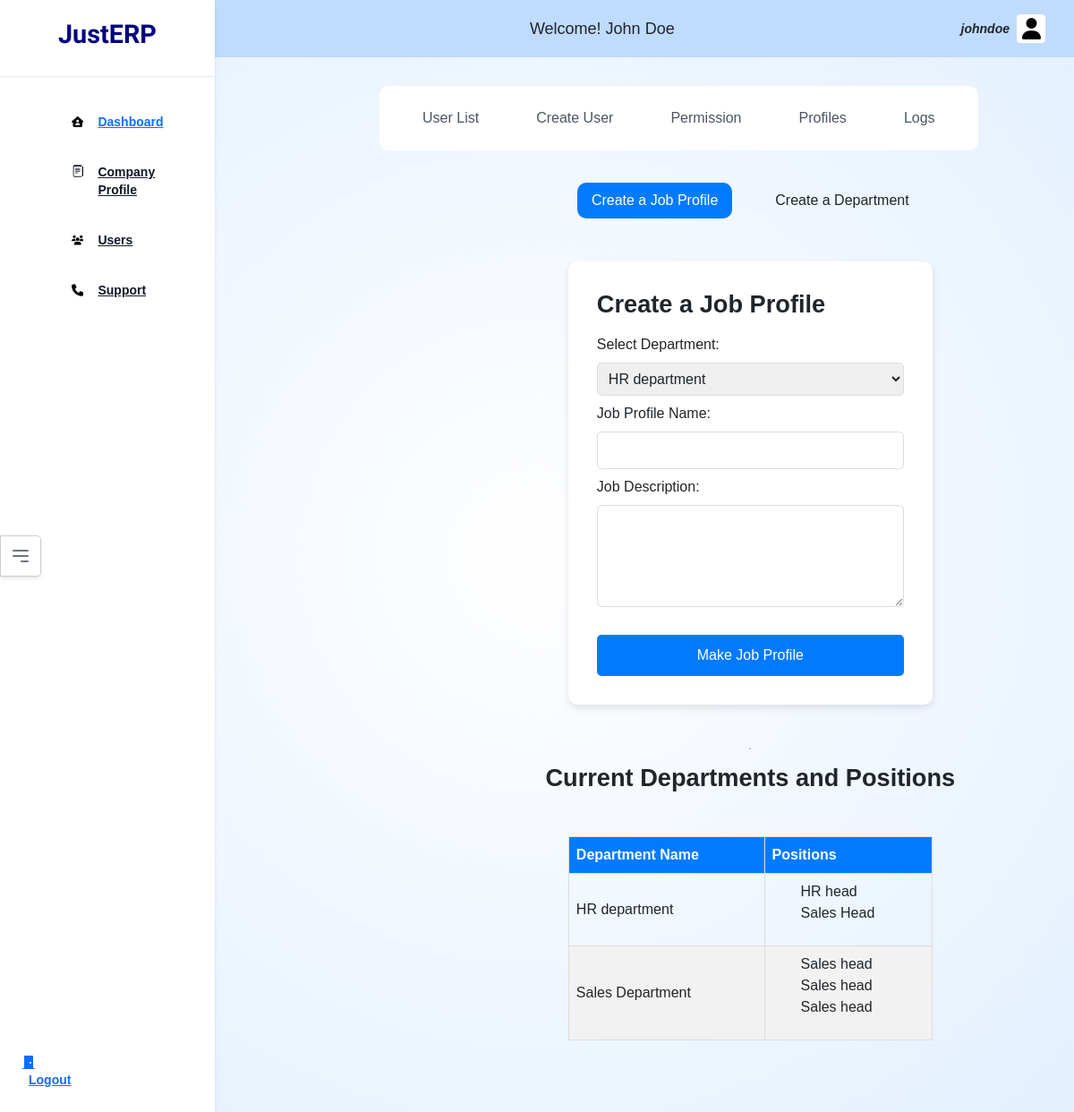
Page /auth/profile (signed in) on the earlier database version.
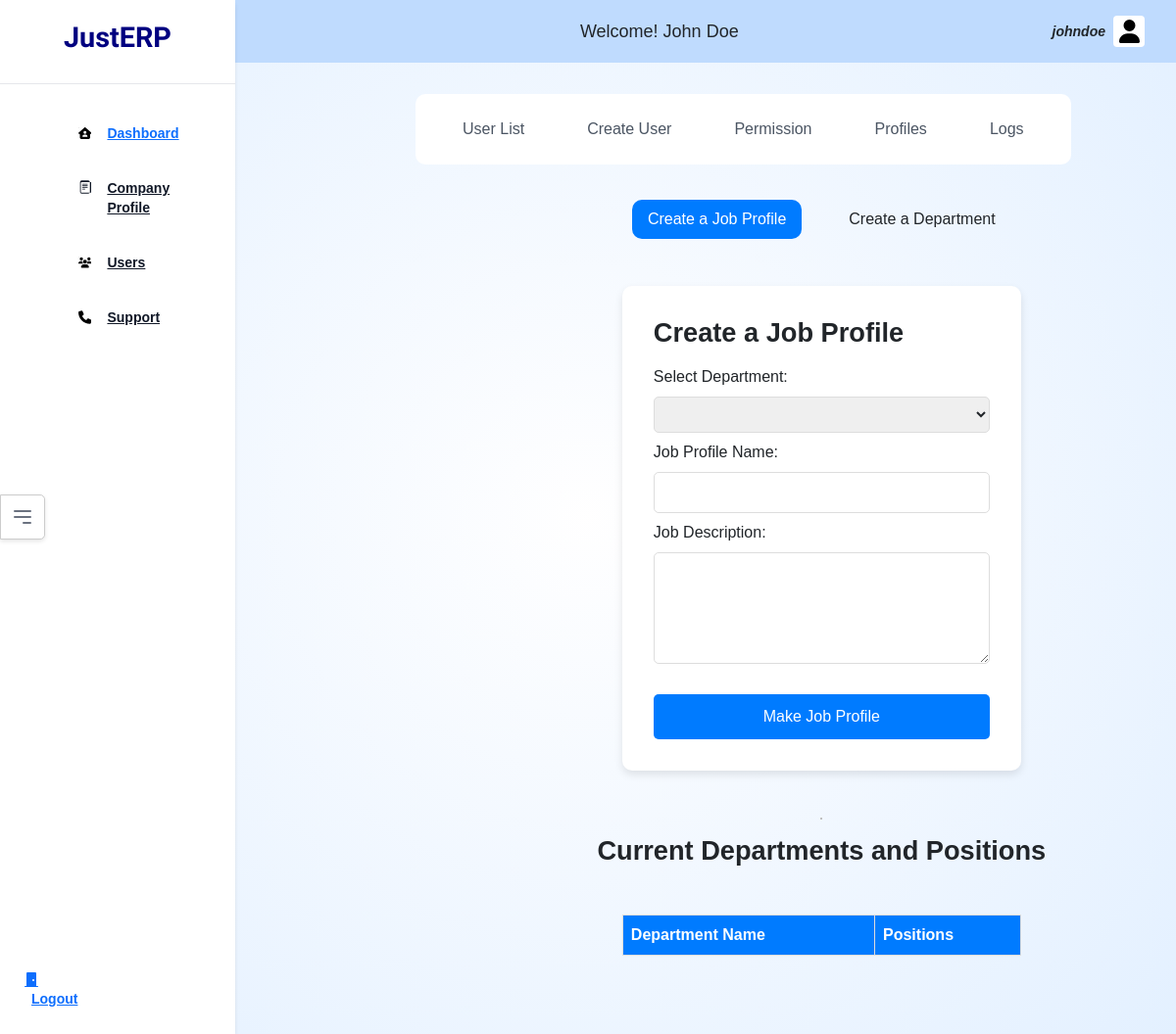
Same page on the later database version.
### authapp/models.py (models this page shows, shortened)
class Department(models.Model):
    dept_id=models.AutoField(primary_key=True)
    dept_name=models.CharField(max_length=30)
    dept_desc=models.TextField(blank=True)

class Profile(models.Model):
    profile_id=models.AutoField(primary_key=True)
    dept=models.ForeignKey(Department, on_delete=models.CASCADE)
    profile_name=models.CharField(max_length=50)
    profile_desc=models.TextField()

### authapp/views.py (the view)
# urls.py: path('profile' ,views.profile, name='profile view'),
@login_required
def profile(request):
    user=request.user
    if user.is_authenticated:
        department=request.POST.get('department')
        job_name=request.POST.get('job_name')
        job_description=request.POST.get('job_description')
        department_name=request.POST.get('department_name')
        department_desc=request.POST.get('department_desc')
        if department_name and department_desc:
            dept=Department(dept_name=department_name,dept_desc=department_desc)
            dept.save()
        elif department and job_name and job_description:
            department=Department.objects.get(dept_id=department)
            profile=Profile(dept=department,profile_name=job_name,profile_desc=job_description)
            profile.save()
        context={'company_id':user.company.company_id,'company_name':user.company.company_name, 'username':user.username, 'first_name':user.first_name, 'last_name': user.last_name, 'email': user.email, 'departments':Department.objects.all()}
    return render(request, "authapp/profile.html", context)

### templates/authapp/profile.html (shortened to what this page needs)
{% extends "home/base.html" %}
{% block css %}
{% load static %}
<link rel="stylesheet" href="{% static 'css/base_internal.css' %}">
{% endblock %}
{% block body %}
{% include 'authapp/base_internal.html' %}
<div class="content-wrapper">
    <div id="form_switch">
        <button class="switch_tab active-tab">Create a Job Profile</button>
        <button class="switch_tab">Create a Department</button>
    </div>
    <div id="job_profile_form" class="form-container active-tab">
        <h2 class="form-heading">Create a Job Profile</h2>
        <form method="post" action="/auth/profile">
            <label for="department">Select Department:</label>
            <select id="department" name="department">
                {% for dept in departments %}
                <option value="{{ dept.dept_id }}">{{ dept.dept_name }}</option>
                {% endfor %}
            </select>
            <label for="job_name">Job Profile Name:</label>
            <input type="text" id="job_name" name="job_name" required>
            <label for="job_description">Job Description:</label>
            <textarea id="job_description" name="job_description" rows="4" required></textarea>
            <button type="submit">Make Job Profile</button>
        </form>
    </div>
</div>
<div class="content-wrapper-1">
    <div id="partition"></div>
    <h2 class="form-heading">Current Departments and Positions</h2>
    <table class="department-table">
        <thead>
            <tr>
                <th>Department Name</th>
                <th>Positions</th>
            </tr>
        </thead>
        <tbody>
            {% for department in departments %}
            <tr>
                <td>{{ department.dept_name }}</td>
                <td>
                    <ul>
                        {% for job in department.profile_set.all %}
                        <li>{{ job.profile_name }}</li>
                        {% endfor %}
                    </ul>
                </td>
            </tr>
            {% endfor %}
        </tbody>
    </table>
</div>
{% endblock %}

Differences in the rows shown:
removed Department: dept_name "HR department"
removed Profile: profile_name "HR head", shown under "HR department"
removed Profile: profile_name "Sales Head", shown under "HR department"
removed Department: dept_name "Sales Department"
removed Profile: profile_name "Sales head", shown under "Sales Department"
removed Profile: profile_name "Sales head", shown under "Sales Department"
removed Profile: profile_name "Sales head", shown under "Sales Department"
Other differences:
form field department: "HR department" → (not shown)
